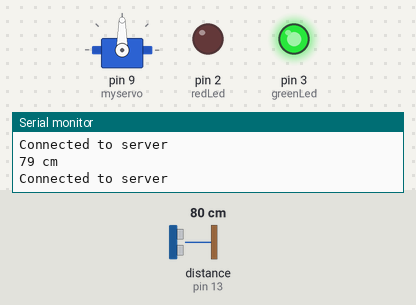
A sketch run on a simulated Arduino Uno, built with avr-gcc and run on an emulated ATmega328P. On the bench: servo, output pins drawn as LEDs (lit = HIGH), the last lines printed to the serial monitor. Wiring (inferred from the names in the program): ultrasonic range finder: trigger pin 12; echo pin 13. Inputs (shaded band) come from the test bench; at power-on: distance to the obstacle (sensor on pin 13) 80 cm. The echo pulse lasts 58.3 µs per cm; WiFi joins after 1.5 s; servers stay silent unless stated; pins used as bus, display or sensor lines are not drawn.

Above: at 2.7 s.
2.8 s: distance to the obstacle (sensor on pin 13) set to 18 cm
4.3 s: distance to the obstacle (sensor on pin 13) set to 14 cm
At 5.01 s:
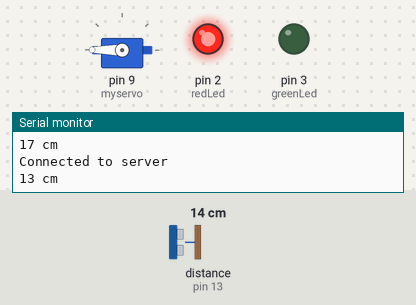
7.7 s: distance to the obstacle (sensor on pin 13) set to 35 cm
At 8.6 s:
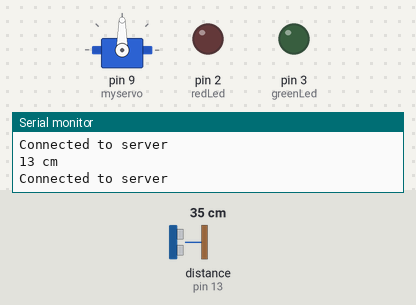
10.3 s: distance to the obstacle (sensor on pin 13) set to 2 cm
At 11.9 s:
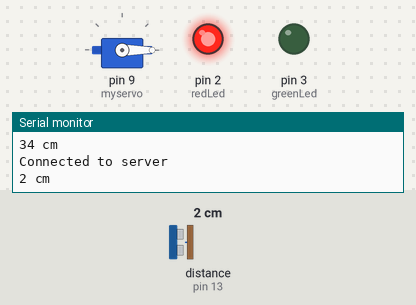
Timing chart, 0 to 14.7 s (numbered marks = the images above; inputs shaded):
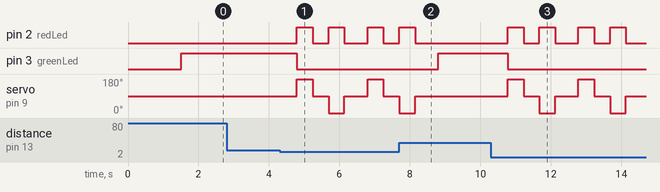

The sketch:

main.ino
```cpp
#include <ArduinoJson.h>
#include <SPI.h>
#include <Ethernet.h>
#include <EthernetClient.h>
#include <Servo.h>
#include <NewPing.h>

#define trigPin 12    // Trig pin connected to Arduino pin 12
#define echoPin 13    // Echo pin connected to Arduino pin 13
#define MAX_DISTANCE 500  // Maximum distance for the sensor

NewPing sonar(trigPin, echoPin, MAX_DISTANCE);  // Initialize ultrasonic sensor
int greenLed = 3;   // Green LED connected to pin 3
int redLed = 2;     // Red LED connected to pin 2
Servo myservo;      // Create servo object to control a servo

// Network settings
byte mac[] = { 0xDE, 0xAD, 0xBE, 0xEF, 0xFE, 0xED };
IPAddress server(192, 168, 1, 100); // Replace with your server's IP address
EthernetClient client;

void setup() {
  Serial.begin(115200);  // Initialize serial communication
  pinMode(trigPin, OUTPUT);  // Set trig pin as output
  pinMode(echoPin, INPUT);   // Set echo pin as input
  pinMode(greenLed, OUTPUT); // Set green LED as output
  pinMode(redLed, OUTPUT);   // Set red LED as output
  myservo.attach(9);         // Attach servo to pin 9

  // Start Ethernet
  if (Ethernet.begin(mac) == 0) {
    Serial.println("Failed to configure Ethernet using DHCP");
    // Try a manual configuration (optional)
    Ethernet.begin(mac, IPAddress(192, 168, 1, 177));
  }
}

void sendToServer(float distance) {
  if (client.connect(server, 8000)) {
    Serial.println("Connected to server");
    StaticJsonDocument<200> doc;
    doc["distance"] = distance;
    char jsonBuffer[512];
    serializeJson(doc, jsonBuffer);

    client.println("POST /api/sensor-data/ HTTP/1.1");
    client.println("Host: http://127.0.0.1:8000/api/sensor-data/");
    client.println("Content-Type: application/json");
    client.print("Content-Length: ");
    client.println(strlen(jsonBuffer));
    client.println();
    client.println(jsonBuffer);
    client.stop();
  } else {
    Serial.println("Connection failed");
  }
}

void loop() {
  int duration, distance;

  // Send a ping
  digitalWrite(trigPin, LOW);
  delayMicroseconds(2);
  digitalWrite(trigPin, HIGH);
  delayMicroseconds(10);
  digitalWrite(trigPin, LOW);

  // Receive the echo
  duration = pulseIn(echoPin, HIGH);

  // Calculate the distance
  distance = (duration / 2) / 29.1;
  Serial.print(distance);
  Serial.println(" cm");

  // If the distance is less than or equal to 15 cm
  if (distance <= 15) {
    digitalWrite(greenLed, LOW);  // Turn off green LED
    digitalWrite(redLed, HIGH);   // Turn on red LED
    myservo.write(180);  // Move servo arm to 180 degrees
    delay(450);
    digitalWrite(redLed, LOW);    // Turn off red LED
    myservo.write(90);   // Move servo arm to 90 degrees
    delay(450);
    digitalWrite(redLed, HIGH);   // Turn on red LED
    myservo.write(0);    // Move servo arm to 0 degrees
    delay(450);
    digitalWrite(redLed, LOW);    // Turn off red LED
    myservo.write(90);   // Move servo arm to 90 degrees
  } else {
    // If no object is detected within 15 cm
    digitalWrite(redLed, LOW);    // Turn off red LED
    digitalWrite(greenLed, HIGH); // Turn on green LED
    myservo.write(90);   // Move servo arm to 90 degrees (default position)
  }

  // Send distance data to the server
  sendToServer(distance);
  delay(450);  // Wait before the next loop
}
```

Measured:
- the behaviour switches between 17 and 16 cm on distance to the obstacle (sensor on pin 13) (found by bisection; images 0 and 1)
- after the input at 4.3 s, pin 2 (redLed): goes HIGH 0.45 s, LOW 0.45 s, HIGH 0.45 s, LOW 0.66 s, HIGH 0.45 s, LOW 0.45 s, then HIGH, starting after 0.49 s; pin 3 (greenLed): HIGH → LOW after 0.49 s; servo on pin 9 (myservo): 90° → 180° after 0.49 s, → 90° 0.45 s later, → 0° 0.45 s later, → 90° 0.45 s later, … (7 changes in this stretch)
- after the input at 7.7 s, pin 2 (redLed): goes on until 8.1 s, then stays LOW; pin 3 (greenLed): LOW → HIGH after 1.1 s; servo on pin 9 (myservo): goes on until 8.1 s, then stays 90°
- after the input at 10.3 s, pin 2 (redLed): LOW → HIGH after 0.48 s, → LOW 0.45 s later, → HIGH 0.45 s later, → LOW 0.45 s later, … (8 changes in this stretch); pin 3 (greenLed): HIGH → LOW after 0.48 s; servo on pin 9 (myservo): 90° → 180° after 0.48 s, → 90° 0.45 s later, → 0° 0.45 s later, → 90° 0.45 s later, … (8 changes in this stretch)
